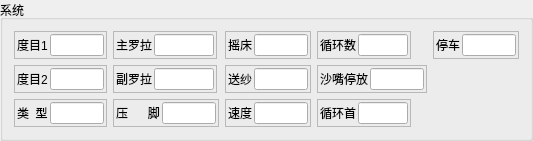
       <widget class="QGroupBox" name="groupBox_7">
        <property name="sizePolicy">
         <sizepolicy hsizetype="Preferred" vsizetype="Preferred">
          <horstretch>0</horstretch>
          <verstretch>0</verstretch>
         </sizepolicy>
        </property>
        <property name="title">
         <string>系统</string>
        </property>
        <layout class="QVBoxLayout" name="verticalLayout_4">
         <item>
          <layout class="QGridLayout" name="gridLayout_2">
           <item row="0" column="0">
            <widget class="QFrame" name="frame_3">
             <property name="sizePolicy">
              <sizepolicy hsizetype="Maximum" vsizetype="Preferred">
               <horstretch>0</horstretch>
               <verstretch>0</verstretch>
              </sizepolicy>
             </property>
             <property name="frameShape">
              <enum>QFrame::StyledPanel</enum>
             </property>
             <property name="frameShadow">
              <enum>QFrame::Raised</enum>
             </property>
             <layout class="QHBoxLayout" name="horizontalLayout_3">
              <property name="spacing">
               <number>2</number>
              </property>
              <property name="margin">
               <number>2</number>
              </property>
              <item>
               <widget class="QMdLabel" name="label_53">
                <property name="sizePolicy">
                 <sizepolicy hsizetype="Maximum" vsizetype="Preferred">
                  <horstretch>0</horstretch>
                  <verstretch>0</verstretch>
                 </sizepolicy>
                </property>
                <property name="text">
                 <string>度目1</string>
                </property>
               </widget>
              </item>
              <item>
               <widget class="QLineEdit" name="lineEdit_dm1">
                <property name="sizePolicy">
                 <sizepolicy hsizetype="Preferred" vsizetype="Preferred">
                  <horstretch>0</horstretch>
                  <verstretch>0</verstretch>
                 </sizepolicy>
                </property>
                <property name="maximumSize">
                 <size>
                  <width>60</width>
                  <height>16777215</height>
                 </size>
                </property>
                <property name="userData" stdset="0">
                 <number>92</number>
                </property>
               </widget>
              </item>
             </layout>
            </widget>
           </item>
           <item row="1" column="4">
            <widget class="QFrame" name="frame_10">
             <property name="sizePolicy">
              <sizepolicy hsizetype="Maximum" vsizetype="Preferred">
               <horstretch>0</horstretch>
               <verstretch>0</verstretch>
              </sizepolicy>
             </property>
             <property name="frameShape">
              <enum>QFrame::StyledPanel</enum>
             </property>
             <property name="frameShadow">
              <enum>QFrame::Raised</enum>
             </property>
             <layout class="QHBoxLayout" name="horizontalLayout_13">
              <property name="spacing">
               <number>2</number>
              </property>
              <property name="margin">
               <number>2</number>
              </property>
              <item>
               <widget class="QLabel" name="label_32">
                <property name="sizePolicy">
                 <sizepolicy hsizetype="Maximum" vsizetype="Preferred">
                  <horstretch>0</horstretch>
                  <verstretch>0</verstretch>
                 </sizepolicy>
                </property>
                <property name="text">
                 <string>沙嘴停放</string>
                </property>
               </widget>
              </item>
              <item>
               <widget class="QLineEdit" name="lineEdit_sztf">
                <property name="sizePolicy">
                 <sizepolicy hsizetype="Preferred" vsizetype="Preferred">
                  <horstretch>0</horstretch>
                  <verstretch>0</verstretch>
                 </sizepolicy>
                </property>
                <property name="minimumSize">
                 <size>
                  <width>35</width>
                  <height>0</height>
                 </size>
                </property>
                <property name="maximumSize">
                 <size>
                  <width>60</width>
                  <height>16777215</height>
                 </size>
                </property>
                <property name="userData" stdset="0">
                 <number>0</number>
                </property>
               </widget>
              </item>
             </layout>
            </widget>
           </item>
           <item row="1" column="0">
            <widget class="QFrame" name="frame_14">
             <property name="sizePolicy">
              <sizepolicy hsizetype="Maximum" vsizetype="Preferred">
               <horstretch>0</horstretch>
               <verstretch>0</verstretch>
              </sizepolicy>
             </property>
             <property name="frameShape">
              <enum>QFrame::StyledPanel</enum>
             </property>
             <property name="frameShadow">
              <enum>QFrame::Raised</enum>
             </property>
             <layout class="QHBoxLayout" name="horizontalLayout_26">
              <property name="spacing">
               <number>2</number>
              </property>
              <property name="margin">
               <number>2</number>
              </property>
              <item>
               <widget class="QMdLabel" name="label_54">
                <property name="sizePolicy">
                 <sizepolicy hsizetype="Maximum" vsizetype="Preferred">
                  <horstretch>0</horstretch>
                  <verstretch>0</verstretch>
                 </sizepolicy>
                </property>
                <property name="text">
                 <string>度目2</string>
                </property>
               </widget>
              </item>
              <item>
               <widget class="QLineEdit" name="lineEdit_dm2">
                <property name="sizePolicy">
                 <sizepolicy hsizetype="Preferred" vsizetype="Preferred">
                  <horstretch>0</horstretch>
                  <verstretch>0</verstretch>
                 </sizepolicy>
                </property>
                <property name="maximumSize">
                 <size>
                  <width>60</width>
                  <height>16777215</height>
                 </size>
                </property>
                <property name="userData" stdset="0">
                 <number>92</number>
                </property>
               </widget>
              </item>
             </layout>
            </widget>
           </item>
           <item row="2" column="0">
            <widget class="QFrame" name="frame_6">
             <property name="sizePolicy">
              <sizepolicy hsizetype="Maximum" vsizetype="Preferred">
               <horstretch>0</horstretch>
               <verstretch>0</verstretch>
              </sizepolicy>
             </property>
             <property name="frameShape">
              <enum>QFrame::StyledPanel</enum>
             </property>
             <property name="frameShadow">
              <enum>QFrame::Raised</enum>
             </property>
             <layout class="QHBoxLayout" name="horizontalLayout_4">
              <property name="spacing">
               <number>2</number>
              </property>
              <property name="margin">
               <number>2</number>
              </property>
              <item>
               <widget class="QLabel" name="label_41">
                <property name="sizePolicy">
                 <sizepolicy hsizetype="Maximum" vsizetype="Preferred">
                  <horstretch>0</horstretch>
                  <verstretch>0</verstretch>
                 </sizepolicy>
                </property>
                <property name="text">
                 <string>类  型</string>
                </property>
               </widget>
              </item>
              <item>
               <widget class="QLineEdit" name="lineEdit_lx">
                <property name="sizePolicy">
                 <sizepolicy hsizetype="Preferred" vsizetype="Preferred">
                  <horstretch>0</horstretch>
                  <verstretch>0</verstretch>
                 </sizepolicy>
                </property>
                <property name="maximumSize">
                 <size>
                  <width>60</width>
                  <height>16777215</height>
                 </size>
                </property>
                <property name="userData" stdset="0">
                 <number>0</number>
                </property>
               </widget>
              </item>
             </layout>
            </widget>
           </item>
           <item row="0" column="2">
            <widget class="QFrame" name="frame_9">
             <property name="sizePolicy">
              <sizepolicy hsizetype="Maximum" vsizetype="Preferred">
               <horstretch>0</horstretch>
               <verstretch>0</verstretch>
              </sizepolicy>
             </property>
             <property name="frameShape">
              <enum>QFrame::StyledPanel</enum>
             </property>
             <property name="frameShadow">
              <enum>QFrame::Raised</enum>
             </property>
             <layout class="QHBoxLayout" name="horizontalLayout_7">
              <property name="spacing">
               <number>2</number>
              </property>
              <property name="margin">
               <number>2</number>
              </property>
              <item>
               <widget class="QLabel" name="label_26">
                <property name="sizePolicy">
                 <sizepolicy hsizetype="Preferred" vsizetype="Preferred">
                  <horstretch>0</horstretch>
                  <verstretch>0</verstretch>
                 </sizepolicy>
                </property>
                <property name="text">
                 <string>主罗拉</string>
                </property>
               </widget>
              </item>
              <item>
               <widget class="QLineEdit" name="lineEdit_zll">
                <property name="sizePolicy">
                 <sizepolicy hsizetype="Preferred" vsizetype="Preferred">
                  <horstretch>0</horstretch>
                  <verstretch>0</verstretch>
                 </sizepolicy>
                </property>
                <property name="maximumSize">
                 <size>
                  <width>60</width>
                  <height>16777215</height>
                 </size>
                </property>
                <property name="userData" stdset="0">
                 <number>94</number>
                </property>
               </widget>
              </item>
             </layout>
            </widget>
           </item>
           <item row="1" column="2">
            <widget class="QFrame" name="frame_11">
             <property name="sizePolicy">
              <sizepolicy hsizetype="Maximum" vsizetype="Preferred">
               <horstretch>0</horstretch>
               <verstretch>0</verstretch>
              </sizepolicy>
             </property>
             <property name="frameShape">
              <enum>QFrame::StyledPanel</enum>
             </property>
             <property name="frameShadow">
              <enum>QFrame::Raised</enum>
             </property>
             <layout class="QHBoxLayout" name="horizontalLayout_12">
              <property name="spacing">
               <number>2</number>
              </property>
              <property name="margin">
               <number>2</number>
              </property>
              <item>
               <widget class="QLabel" name="label_27">
                <property name="sizePolicy">
                 <sizepolicy hsizetype="Maximum" vsizetype="Preferred">
                  <horstretch>0</horstretch>
                  <verstretch>0</verstretch>
                 </sizepolicy>
                </property>
                <property name="text">
                 <string>副罗拉</string>
                </property>
               </widget>
              </item>
              <item>
               <widget class="QLineEdit" name="lineEdit_fzll">
                <property name="sizePolicy">
                 <sizepolicy hsizetype="Preferred" vsizetype="Preferred">
                  <horstretch>0</horstretch>
                  <verstretch>0</verstretch>
                 </sizepolicy>
                </property>
                <property name="minimumSize">
                 <size>
                  <width>35</width>
                  <height>0</height>
                 </size>
                </property>
                <property name="maximumSize">
                 <size>
                  <width>60</width>
                  <height>16777215</height>
                 </size>
                </property>
                <property name="userData" stdset="0">
                 <number>0</number>
                </property>
               </widget>
              </item>
             </layout>
            </widget>
           </item>
           <item row="2" column="2">
            <widget class="QFrame" name="frame_12">
             <property name="sizePolicy">
              <sizepolicy hsizetype="Maximum" vsizetype="Preferred">
               <horstretch>0</horstretch>
               <verstretch>0</verstretch>
              </sizepolicy>
             </property>
             <property name="frameShape">
              <enum>QFrame::StyledPanel</enum>
             </property>
             <property name="frameShadow">
              <enum>QFrame::Raised</enum>
             </property>
             <layout class="QHBoxLayout" name="horizontalLayout_9">
              <property name="spacing">
               <number>2</number>
              </property>
              <property name="margin">
               <number>2</number>
              </property>
              <item>
               <widget class="QLabel" name="label_33">
                <property name="sizePolicy">
                 <sizepolicy hsizetype="Maximum" vsizetype="Preferred">
                  <horstretch>0</horstretch>
                  <verstretch>0</verstretch>
                 </sizepolicy>
                </property>
                <property name="text">
                 <string>压      脚</string>
                </property>
               </widget>
              </item>
              <item>
               <widget class="QLineEdit" name="lineEdit_yj">
                <property name="sizePolicy">
                 <sizepolicy hsizetype="Preferred" vsizetype="Preferred">
                  <horstretch>0</horstretch>
                  <verstretch>0</verstretch>
                 </sizepolicy>
                </property>
                <property name="minimumSize">
                 <size>
                  <width>30</width>
                  <height>0</height>
                 </size>
                </property>
                <property name="maximumSize">
                 <size>
                  <width>60</width>
                  <height>16777215</height>
                 </size>
                </property>
                <property name="userData" stdset="0">
                 <number>0</number>
                </property>
               </widget>
              </item>
             </layout>
            </widget>
           </item>
           <item row="0" column="4">
            <widget class="QFrame" name="frame_16">
             <property name="sizePolicy">
              <sizepolicy hsizetype="Maximum" vsizetype="Preferred">
               <horstretch>0</horstretch>
               <verstretch>0</verstretch>
              </sizepolicy>
             </property>
             <property name="frameShape">
              <enum>QFrame::StyledPanel</enum>
             </property>
             <property name="frameShadow">
              <enum>QFrame::Raised</enum>
             </property>
             <layout class="QHBoxLayout" name="horizontalLayout_25">
              <property name="spacing">
               <number>2</number>
              </property>
              <property name="margin">
               <number>2</number>
              </property>
              <item>
               <widget class="QLabel" name="label_25">
                <property name="sizePolicy">
                 <sizepolicy hsizetype="Maximum" vsizetype="Preferred">
                  <horstretch>0</horstretch>
                  <verstretch>0</verstretch>
                 </sizepolicy>
                </property>
                <property name="text">
                 <string>循环数</string>
                </property>
               </widget>
              </item>
              <item>
               <widget class="QLineEdit" name="lineEdit_xhcs">
                <property name="sizePolicy">
                 <sizepolicy hsizetype="Maximum" vsizetype="Preferred">
                  <horstretch>0</horstretch>
                  <verstretch>0</verstretch>
                 </sizepolicy>
                </property>
                <property name="minimumSize">
                 <size>
                  <width>40</width>
                  <height>0</height>
                 </size>
                </property>
                <property name="maximumSize">
                 <size>
                  <width>50</width>
                  <height>16777215</height>
                 </size>
                </property>
                <property name="userData" stdset="0">
                 <number>0</number>
                </property>
               </widget>
              </item>
             </layout>
            </widget>
           </item>
           <item row="0" column="3">
            <widget class="QFrame" name="frame_5">
             <property name="sizePolicy">
              <sizepolicy hsizetype="Maximum" vsizetype="Preferred">
               <horstretch>0</horstretch>
               <verstretch>0</verstretch>
              </sizepolicy>
             </property>
             <property name="frameShape">
              <enum>QFrame::StyledPanel</enum>
             </property>
             <property name="frameShadow">
              <enum>QFrame::Raised</enum>
             </property>
             <layout class="QHBoxLayout" name="horizontalLayout_11">
              <property name="spacing">
               <number>2</number>
              </property>
              <property name="margin">
               <number>2</number>
              </property>
              <item>
               <widget class="QLabel" name="label_29">
                <property name="sizePolicy">
                 <sizepolicy hsizetype="Maximum" vsizetype="Preferred">
                  <horstretch>0</horstretch>
                  <verstretch>0</verstretch>
                 </sizepolicy>
                </property>
                <property name="layoutDirection">
                 <enum>Qt::LeftToRight</enum>
                </property>
                <property name="text">
                 <string>摇床</string>
                </property>
               </widget>
              </item>
              <item>
               <widget class="QLineEdit" name="lineEdit_yc">
                <property name="sizePolicy">
                 <sizepolicy hsizetype="Preferred" vsizetype="Preferred">
                  <horstretch>0</horstretch>
                  <verstretch>0</verstretch>
                 </sizepolicy>
                </property>
                <property name="maximumSize">
                 <size>
                  <width>60</width>
                  <height>16777215</height>
                 </size>
                </property>
                <property name="userData" stdset="0">
                 <number>0</number>
                </property>
               </widget>
              </item>
             </layout>
            </widget>
           </item>
           <item row="1" column="3">
            <widget class="QFrame" name="frame_7">
             <property name="sizePolicy">
              <sizepolicy hsizetype="Maximum" vsizetype="Preferred">
               <horstretch>0</horstretch>
               <verstretch>0</verstretch>
              </sizepolicy>
             </property>
             <property name="frameShape">
              <enum>QFrame::StyledPanel</enum>
             </property>
             <property name="frameShadow">
              <enum>QFrame::Raised</enum>
             </property>
             <layout class="QHBoxLayout" name="horizontalLayout_16">
              <property name="spacing">
               <number>2</number>
              </property>
              <property name="margin">
               <number>2</number>
              </property>
              <item>
               <widget class="QLabel" name="label_30">
                <property name="sizePolicy">
                 <sizepolicy hsizetype="Maximum" vsizetype="Preferred">
                  <horstretch>0</horstretch>
                  <verstretch>0</verstretch>
                 </sizepolicy>
                </property>
                <property name="text">
                 <string>送纱</string>
                </property>
               </widget>
              </item>
              <item>
               <widget class="QLineEdit" name="lineEdit_ssdj">
                <property name="sizePolicy">
                 <sizepolicy hsizetype="Preferred" vsizetype="Preferred">
                  <horstretch>0</horstretch>
                  <verstretch>0</verstretch>
                 </sizepolicy>
                </property>
                <property name="maximumSize">
                 <size>
                  <width>60</width>
                  <height>16777215</height>
                 </size>
                </property>
                <property name="userData" stdset="0">
                 <number>0</number>
                </property>
               </widget>
              </item>
             </layout>
            </widget>
           </item>
           <item row="2" column="3">
            <widget class="QFrame" name="frame_4">
             <property name="sizePolicy">
              <sizepolicy hsizetype="Maximum" vsizetype="Preferred">
               <horstretch>0</horstretch>
               <verstretch>0</verstretch>
              </sizepolicy>
             </property>
             <property name="frameShape">
              <enum>QFrame::StyledPanel</enum>
             </property>
             <property name="frameShadow">
              <enum>QFrame::Raised</enum>
             </property>
             <layout class="QHBoxLayout" name="horizontalLayout_15">
              <property name="spacing">
               <number>2</number>
              </property>
              <property name="margin">
               <number>2</number>
              </property>
              <item>
               <widget class="QLabel" name="label_31">
                <property name="sizePolicy">
                 <sizepolicy hsizetype="Maximum" vsizetype="Preferred">
                  <horstretch>0</horstretch>
                  <verstretch>0</verstretch>
                 </sizepolicy>
                </property>
                <property name="text">
                 <string>速度</string>
                </property>
               </widget>
              </item>
              <item>
               <widget class="QLineEdit" name="lineEdit_sd">
                <property name="sizePolicy">
                 <sizepolicy hsizetype="Preferred" vsizetype="Preferred">
                  <horstretch>0</horstretch>
                  <verstretch>0</verstretch>
                 </sizepolicy>
                </property>
                <property name="maximumSize">
                 <size>
                  <width>60</width>
                  <height>16777215</height>
                 </size>
                </property>
                <property name="userData" stdset="0">
                 <number>0</number>
                </property>
               </widget>
              </item>
             </layout>
            </widget>
           </item>
           <item row="2" column="4">
            <widget class="QFrame" name="frame_15">
             <property name="sizePolicy">
              <sizepolicy hsizetype="Maximum" vsizetype="Preferred">
               <horstretch>0</horstretch>
               <verstretch>0</verstretch>
              </sizepolicy>
             </property>
             <property name="frameShape">
              <enum>QFrame::StyledPanel</enum>
             </property>
             <property name="frameShadow">
              <enum>QFrame::Raised</enum>
             </property>
             <layout class="QHBoxLayout" name="horizontalLayout_17">
              <property name="spacing">
               <number>2</number>
              </property>
              <property name="margin">
               <number>2</number>
              </property>
              <item>
               <widget class="QLabel" name="label_28">
                <property name="sizePolicy">
                 <sizepolicy hsizetype="Maximum" vsizetype="Preferred">
                  <horstretch>0</horstretch>
                  <verstretch>0</verstretch>
                 </sizepolicy>
                </property>
                <property name="text">
                 <string>循环首</string>
                </property>
               </widget>
              </item>
              <item>
               <widget class="QLineEdit" name="lineEdit_xhs">
                <property name="sizePolicy">
                 <sizepolicy hsizetype="Maximum" vsizetype="Minimum">
                  <horstretch>0</horstretch>
                  <verstretch>0</verstretch>
                 </sizepolicy>
                </property>
                <property name="minimumSize">
                 <size>
                  <width>0</width>
                  <height>0</height>
                 </size>
                </property>
                <property name="maximumSize">
                 <size>
                  <width>50</width>
                  <height>16777215</height>
                 </size>
                </property>
                <property name="userData" stdset="0">
                 <number>0</number>
                </property>
               </widget>
              </item>
             </layout>
            </widget>
           </item>
           <item row="0" column="5">
            <widget class="QFrame" name="frame_8">
             <property name="sizePolicy">
              <sizepolicy hsizetype="Maximum" vsizetype="Preferred">
               <horstretch>0</horstretch>
               <verstretch>0</verstretch>
              </sizepolicy>
             </property>
             <property name="frameShape">
              <enum>QFrame::StyledPanel</enum>
             </property>
             <property name="frameShadow">
              <enum>QFrame::Raised</enum>
             </property>
             <layout class="QHBoxLayout" name="horizontalLayout_14">
              <property name="spacing">
               <number>2</number>
              </property>
              <property name="margin">
               <number>2</number>
              </property>
              <item>
               <widget class="QLabel" name="label_34">
                <property name="sizePolicy">
                 <sizepolicy hsizetype="Maximum" vsizetype="Preferred">
                  <horstretch>0</horstretch>
                  <verstretch>0</verstretch>
                 </sizepolicy>
                </property>
                <property name="text">
                 <string>停车</string>
                </property>
               </widget>
              </item>
              <item>
               <widget class="QLineEdit" name="lineEdit_tc">
                <property name="sizePolicy">
                 <sizepolicy hsizetype="Preferred" vsizetype="Preferred">
                  <horstretch>0</horstretch>
                  <verstretch>0</verstretch>
                 </sizepolicy>
                </property>
                <property name="maximumSize">
                 <size>
                  <width>60</width>
                  <height>16777215</height>
                 </size>
                </property>
                <property name="userData" stdset="0">
                 <number>0</number>
                </property>
               </widget>
              </item>
             </layout>
            </widget>
           </item>
          </layout>
         </item>
        </layout>
       </widget>
